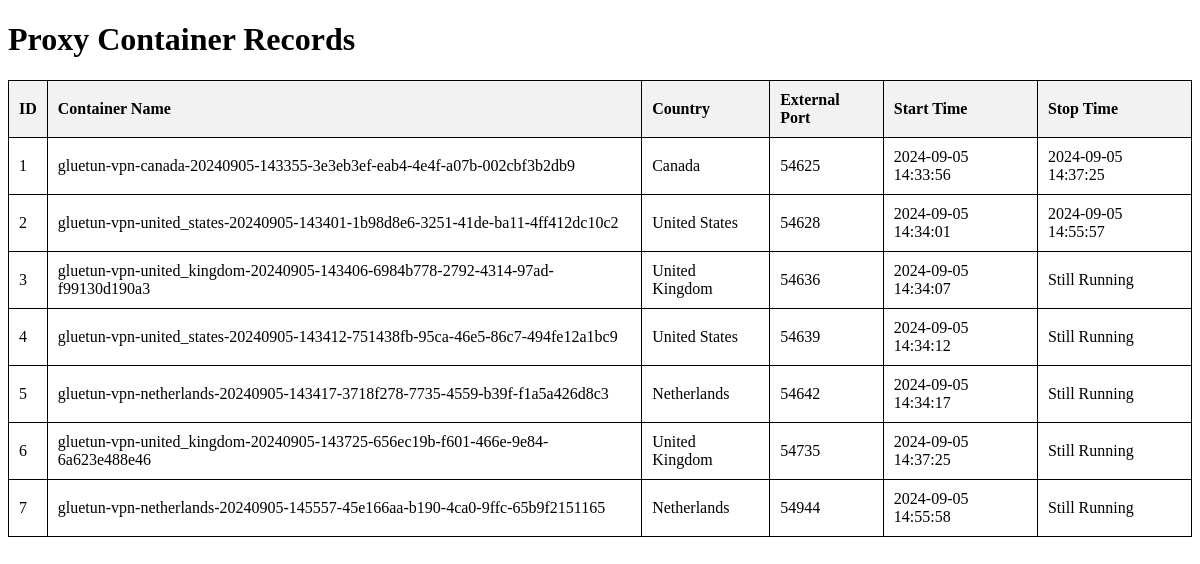
The page /list-container-records on the database as committed earlier.
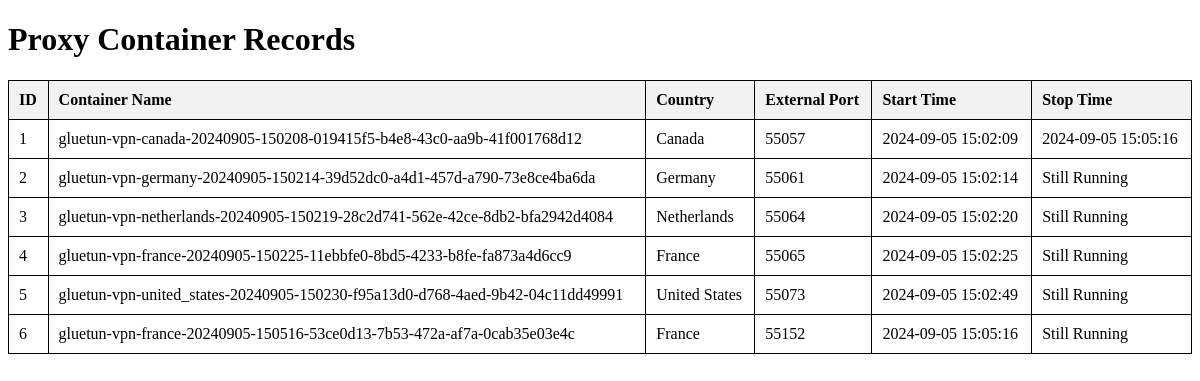
The same page on the database as committed later.
### tables this page shows
CREATE TABLE proxy_containers (
                        id INTEGER PRIMARY KEY AUTOINCREMENT,
                        container_name TEXT,
                        country TEXT,
                        external_port INTEGER,
                        start_time TEXT,
                        stop_time TEXT  -- This will be NULL initially and updated when container stops
                      );

### app.py (the view)
@app.route('/list-container-records', methods=['GET'])
def list_container_records():
    conn = sqlite3.connect(DB_PATH)
    cursor = conn.cursor()
    cursor.execute('''SELECT * FROM proxy_containers''')
    containers = cursor.fetchall()
    conn.close()
    return render_template('list_container_records.html', containers=containers)

### templates/list_container_records.html (shortened to what this page needs)
<!DOCTYPE html>
<html lang="en">
<head>
</head>
<body>
    <h1>Proxy Container Records</h1>
    <table>
        <thead>
            <tr>
                <th>ID</th>
                <th>Container Name</th>
                <th>Country</th>
                <th>External Port</th>
                <th>Start Time</th>
                <th>Stop Time</th>
            </tr>
        </thead>
        <tbody>
            {% for container in containers %}
            <tr>
                <td>{{ container[0] }}</td>
                <td>{{ container[1] }}</td>
                <td>{{ container[2] }}</td>
                <td>{{ container[3] }}</td>
                <td>{{ container[4] }}</td>
                <td>{{ container[5] or "Still Running" }}</td>
            </tr>
            {% endfor %}
        </tbody>
    </table>
</body>
</html>

### templates/list_container_records.html (style rules this page uses)
table { width: 100%; border-collapse: collapse; }
table, th, td { border: 1px solid black; }
th, td { padding: 10px; text-align: left; }
th { background-color: #f2f2f2; }

Rows that differ between the two databases and show on the page:
removed proxy_containers: id "7", container_name "gluetun-vpn-netherlands-20240905-145557-45e166aa-b190-4ca0-9ffc-65b9f2151165", country "Netherlands", external_port "54944", start_time "2024-09-05 14:55:58", container "Still Running"
changed proxy_containers "Canada": container_name "gluetun-vpn-canada-20240905-143355-3e3eb3ef-eab4-4e4f-a07b-002cbf3b2db9" → "gluetun-vpn-canada-20240905-150208-019415f5-b4e8-43c0-aa9b-41f001768d12"; external_port "54625" → "55057"; start_time "2024-09-05 14:33:56" → "2024-09-05 15:02:09"; stop_time "2024-09-05 14:37:25" → "2024-09-05 15:05:16"
changed proxy_containers id 2: container_name "gluetun-vpn-united_states-20240905-143401-1b98d8e6-3251-41de-ba11-4ff412dc10c2" → "gluetun-vpn-germany-20240905-150214-39d52dc0-a4d1-457d-a790-73e8ce4ba6da"; country "United States" → "Germany"; external_port "54628" → "55061"; start_time "2024-09-05 14:34:01" → "2024-09-05 15:02:14"; stop_time "2024-09-05 14:55:57" → "Still Running"
changed proxy_containers id 3: container_name "gluetun-vpn-united_kingdom-20240905-143406-6984b778-2792-4314-97ad-f99130d190a3" → "gluetun-vpn-netherlands-20240905-150219-28c2d741-562e-42ce-8db2-bfa2942d4084"; country "United Kingdom" → "Netherlands"; external_port "54636" → "55064"; start_time "2024-09-05 14:34:07" → "2024-09-05 15:02:20"
changed proxy_containers id 4: container_name "gluetun-vpn-united_states-20240905-143412-751438fb-95ca-46e5-86c7-494fe12a1bc9" → "gluetun-vpn-france-20240905-150225-11ebbfe0-8bd5-4233-b8fe-fa873a4d6cc9"; country "United States" → "France"; external_port "54639" → "55065"; start_time "2024-09-05 14:34:12" → "2024-09-05 15:02:25"
changed proxy_containers id 5: container_name "gluetun-vpn-netherlands-20240905-143417-3718f278-7735-4559-b39f-f1a5a426d8c3" → "gluetun-vpn-united_states-20240905-150230-f95a13d0-d768-4aed-9b42-04c11dd49991"; country "Netherlands" → "United States"; external_port "54642" → "55073"; start_time "2024-09-05 14:34:17" → "2024-09-05 15:02:49"
changed proxy_containers id 6: container_name "gluetun-vpn-united_kingdom-20240905-143725-656ec19b-f601-466e-9e84-6a623e488e46" → "gluetun-vpn-france-20240905-150516-53ce0d13-7b53-472a-af7a-0cab35e03e4c"; country "United Kingdom" → "France"; external_port "54735" → "55152"; start_time "2024-09-05 14:37:25" → "2024-09-05 15:05:16"
